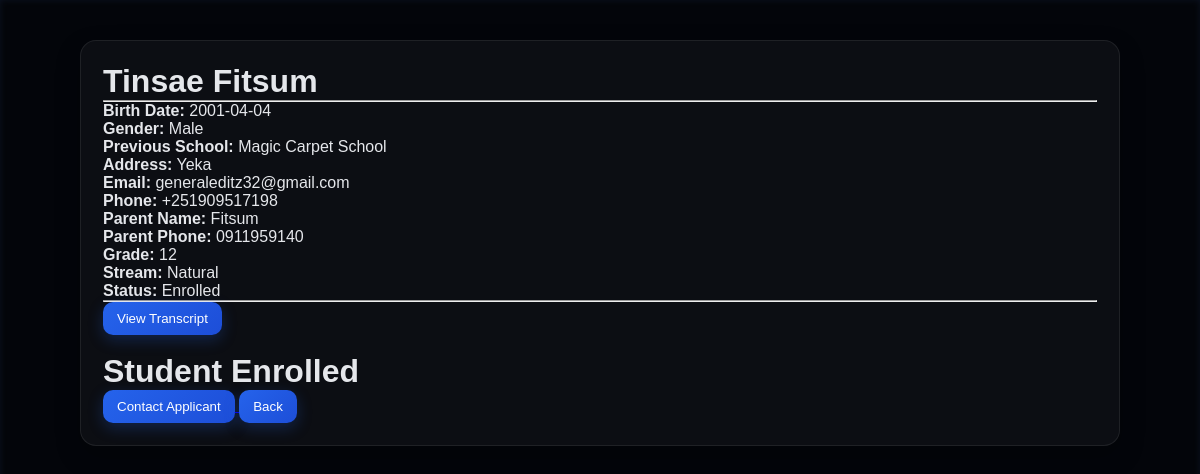
Screenshot of /view_application/1 (signed in) with the database file from the repository.
### tables this page shows
CREATE TABLE applications (
        id INTEGER PRIMARY KEY AUTOINCREMENT,
        full_name TEXT,
        birth_date TEXT,
        gender TEXT,
        previous_school TEXT,
        address TEXT,
        email TEXT,
        phone TEXT,
        parent_name TEXT,
        parent_phone TEXT,
        grade TEXT,
        stream TEXT,
        transcript_file TEXT,
        document_file TEXT,
        status TEXT DEFAULT 'Pending'
    );

### app.py (the view)
@app.route("/view_application/<int:id>")
def view_application(id):
    if "user" not in session or session["role"] != "admin":
        return redirect("/")
    conn = sqlite3.connect("database.db")
    c = conn.cursor()
    c.execute("""
    SELECT *
    FROM applications
    WHERE id=?
    """, (id,))
    application = c.fetchone()
    c.execute("""
    SELECT value
    FROM settings
    WHERE key='school_email'
    """)
    result = c.fetchone()
    if result:
        school_email = result[0]
    else:
        school_email = ""
    conn.close()
    return render_template(
        "view_application.html",
        application=application,
        school_email=school_email
    )

### templates/view_application.html (shortened to what this page needs)
<!DOCTYPE html>
<html>
<head>
    <link rel="stylesheet"
          href="{{ url_for('static', filename='css/style.css') }}">
    <link rel="stylesheet"
          href="{{ url_for('static', filename='css/dashboard.css') }}">
</head>
<body>
<div class="container">
    <div class="card">
        <h1>{{ application[1] }}</h1>
        <hr>
        <p><strong>Birth Date:</strong> {{ application[2] }}</p>
        <p><strong>Gender:</strong> {{ application[3] }}</p>
        <p><strong>Previous School:</strong> {{ application[4] }}</p>
        <p><strong>Address:</strong> {{ application[5] }}</p>
        <p><strong>Email:</strong> {{ application[6] }}</p>
        <p><strong>Phone:</strong> {{ application[7] }}</p>
        <p><strong>Parent Name:</strong> {{ application[8] }}</p>
        <p><strong>Parent Phone:</strong> {{ application[9] }}</p>
        <p><strong>Grade:</strong> {{ application[10] }}</p>
        <p><strong>Stream:</strong> {{ application[11] }}</p>
        <p><strong>Status:</strong> {{ application[14] }}</p>
        <hr>
        <a href="{{ url_for('static', filename='uploads/' + application[12]) }}" target="_blank">
            <button>View Transcript</button>
        </a>
        <br><br>
        {% if application[14] == "Pending" %}
            <a href="/accept_application/{{ application[0] }}">
                <button>Move to Waiting</button>
            </a>
            <a href="/reject_application/{{ application[0] }}">
                <button>Reject</button>
            </a>
            {% elif application[14] == "Enrolled" %}
            <h1 disabled>Student Enrolled</h1>
            {% elif application[14] == "Rejected" %}
            <h1 disabled>Application Rejected</h1>
            {% endif %}
            <a href="mailto:{{ application[6] }}
            ?subject=Regarding Your Admission
            &cc={{ school_email }}" target="_blank">
                <button>Contact Applicant</button>
            </a>
            <a href="/dashboard/admin">
                <button>Back</button>
            </a>
    </div>
</div>
</body>
</html>

### static/css/style.css (style rules this page uses)
body { margin: 0; min-height: 100vh; width: 100%; background-repeat: no-repeat; backdrop-filter: blur(3px) brightness(30%); background: url(); background-color: #bceafe; background-image: linear-gradient(to bottom, rgba(15, 23, 42, 0.95), rgba(0, 0, 0, 0.3)), url(../images/backgroundimg.jpg); background-blend-mode: luminosity; background-position: 100%; background-size:cover; background-attachment: fixed; }
.container { width: 90%; margin: auto; padding: 20px; }
.card { background: white; padding: 20px; margin: 20px 0; border-radius: 10px; box-shadow: 0 4px 10px rgba(0,0,0,0.1); }

### static/css/dashboard.css (style rules this page uses)
* { margin: 0; padding: 0; box-sizing: border-box; font-family: "Poppins", Arial, sans-serif; }
body { background: #0b1220; color: #e5e7eb; }
.card { background: rgba(255,255,255,0.04); border: 1px solid rgba(255,255,255,0.08); backdrop-filter: blur(12px); padding: 22px; border-radius: 16px; margin-bottom: 20px; box-shadow: 0 10px 25px rgba(0,0,0,0.25); transition: 0.3s ease; }
button { background: linear-gradient(135deg, #2563eb, #1d4ed8); color: white; border: none; padding: 9px 14px; border-radius: 10px; cursor: pointer; font-weight: 500; transition: 0.25s ease; box-shadow: 0 5px 15px rgba(37,99,235,0.25); }

### rows the page displays
applications: full_name "Tinsae Fitsum", birth_date "2001-04-04", gender "Male", previous_school "Magic Carpet School", address "Yeka", email "generaleditz32@gmail.com", phone "+251909517198", parent_name "Fitsum", parent_phone "0911959140", grade "12", stream "Natural", status "Enrolled"
